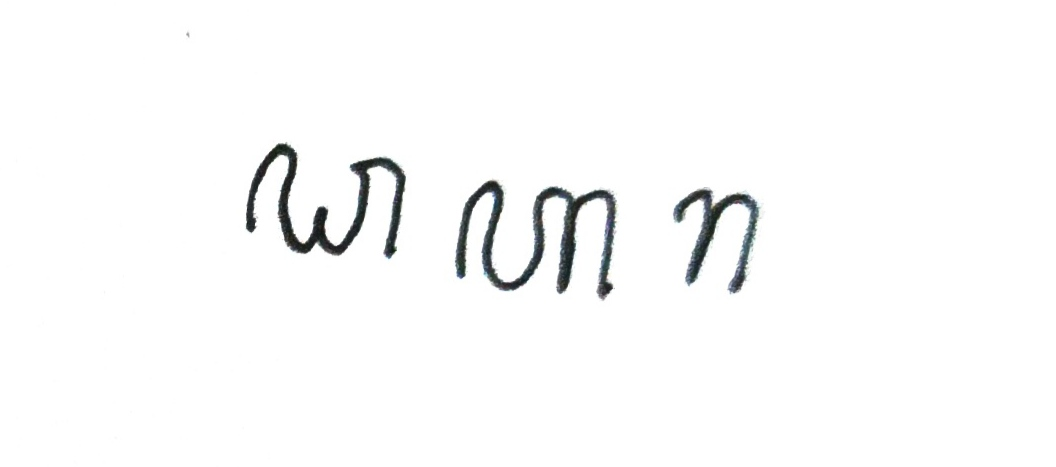
#> input picture Javanese Script/predict_test/dhahara.jpg, 1056 x 467 px, found by its file name
$ jupyter execute --allow-errors Javanese_Script_Augmentation.ipynb   (shell and % lines are left out)
#> lines starting #> are read from the running program, lines starting #| are printed output that depends on the picture; after the words box and inside, x2 and y2 are one past the last pixel; in counts of white or black regions, pixels touching at a corner belong together
[cell 1]
from tensorflow.keras.models import Sequential, load_model
from tensorflow.keras.layers import Conv2D, MaxPooling2D, Flatten, Dense, Activation, Dropout
from tensorflow.keras.preprocessing.image import ImageDataGenerator
from tensorflow.keras.preprocessing import image as img_
from tensorflow.keras.metrics import categorical_accuracy
from tensorflow.keras.callbacks import ModelCheckpoint, EarlyStopping

import matplotlib.pyplot as plt
import cv2
import seaborn as sns
import numpy as np
import os

# Hanya untuk Jupyter Notebook
# %matplotlib inline

[cell 2]
import os
import zipfile
import requests
from io import BytesIO
from tensorflow.keras.preprocessing.image import ImageDataGenerator

# URL file ZIP GitHub
zip_url = "https://github.com/C4AnN/Javanese-Script-Augmentation/archive/refs/heads/main.zip"

# Nama folder hasil ekstrak
extract_to = "Javanese_Script"

# Unduh ZIP dari GitHub
print("Mengunduh data dari GitHub...")
#> (the rest of this cell did not finish here and is left out)

[cell 3]
def switch_dict_key_values(this_dict):
  return dict((v,k) for k,v in this_dict.items())

#> (the rest of this cell did not finish here and is left out)

## **Created CNN Model Architecture**

[cell 4]
from tensorflow.keras.models import Sequential, load_model
from tensorflow.keras.layers import Conv2D, MaxPooling2D, Flatten, Dense, Activation, Dropout
from tensorflow.keras.preprocessing.image import ImageDataGenerator
from tensorflow.keras.preprocessing import image as img_
from tensorflow.keras.metrics import categorical_accuracy
from tensorflow.keras.callbacks import ModelCheckpoint, EarlyStopping

#> (a cell that did not finish here is left out)

#> (a cell that did not finish here is left out)

[cell 7]
plt.figure(figsize=(12, 8))

plt.subplot(2, 2, 1)
#> (the rest of this cell did not finish here and is left out)

#> (a cell that did not finish here is left out)

#> (a cell that did not finish here is left out)

[cell 10]
def sort_contours(cnts, method="left-to-right"):
    reverse = False
    i = 0
    if method == "right-to-left" or method == "bottom-to-top":
        reverse = True
    if method == "top-to-bottom" or method == "bottom-to-top":
        i = 1
    boundingBoxes = [cv2.boundingRect(c) for c in cnts]
    (cnts, boundingBoxes) = zip(*sorted(zip(cnts, boundingBoxes),
    key=lambda b:b[1][i], reverse=reverse))
    # return the list of sorted contours and bounding boxes
    return (cnts, boundingBoxes)


def get_letters(img):
#> called with img = 'Javanese_Script/predict_test/dhahara.jpg'
    letters = []
    image = cv2.imread(img)
#> image is the input picture: shape (467, 1056, 3); mean B, G, R 250, 249.9, 249.7
    gray = cv2.cvtColor(image, cv2.COLOR_BGR2GRAY)
    ret,thresh1 = cv2.threshold(gray ,127,255,cv2.THRESH_BINARY_INV)
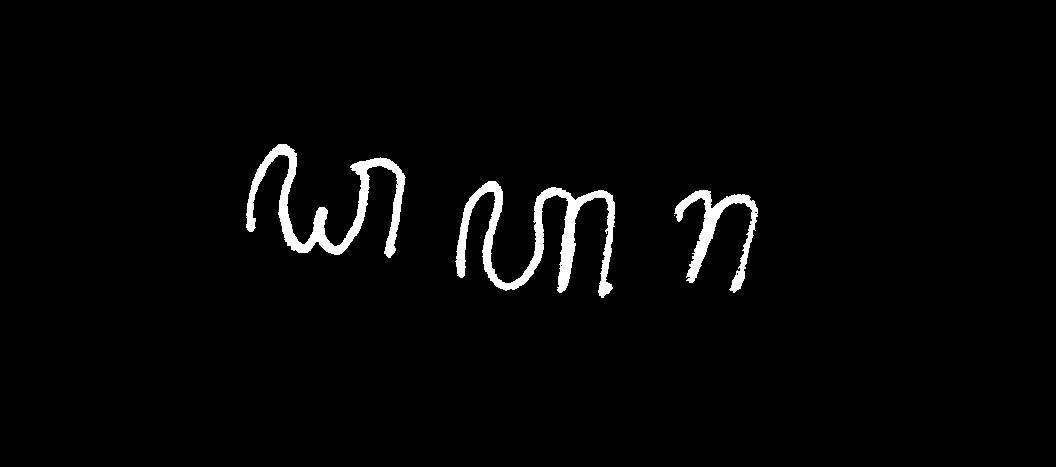
#> thresh1: shape (467, 1056); 2.4% white; 4 white regions (1 under 20 px), largest, box (x1, y1, x2, y2) and area: (455, 181, 615, 298) 4962, (246, 144, 406, 258) 4368, (674, 190, 758, 293) 2301
    dilated = cv2.dilate(thresh1, None, iterations=2)
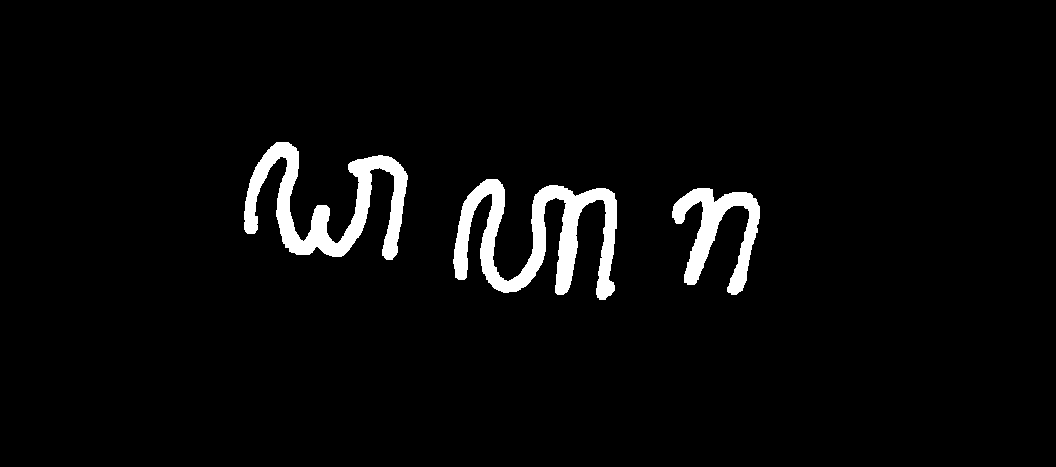
#> dilated: shape (467, 1056); 3.8% white; 3 white regions

    cnts = cv2.findContours(dilated.copy(), cv2.RETR_EXTERNAL,cv2.CHAIN_APPROX_SIMPLE)
#> cnts = 3 contours; box (x1, y1, x2, y2) and area: (453, 179, 617, 300) 7386, (244, 142, 408, 260) 6460, (672, 188, 760, 295) 3528
    cnts = imutils.grab_contours(cnts)
    cnts = sort_contours(cnts, method="left-to-right")[0]
#> in sort_contours, `boundingBoxes = [cv2.boundingRect(c) for c in cnts]`: boundingBoxes = [(672, 188, 88, 107), (453, 179, 164, 121), (244, 142, 164, 118)]
#> in sort_contours, `(cnts, boundingBoxes) = zip(*sorted(zip(cnts, boundingBoxes), key=lamb..`: boundingBoxes = ((244, 142, 164, 118), (453, 179, 164, 121), (672, 188, 88, 107))
    # loop over the contours
    for c in cnts:
        count = 1
        pad = 0.1
        if cv2.contourArea(c) > 10:
            (x, y, w, h) = cv2.boundingRect(c)
#             cv2.rectangle(box_img, (x, y), (x + w, y + h), (255, 0, 0), 2)
        roi = image[y:y + h, x:x + w]
        bordersize = int(0.1*x)
        roi = cv2.copyMakeBorder(
            roi,
            top=bordersize,
            bottom=bordersize,
            left=bordersize,
            right=bordersize,
            borderType=cv2.BORDER_CONSTANT,
            value = [255,255,255]
        )
        thresh = cv2.resize(roi, (64, 64))
        img = img_.img_to_array(thresh)
        img = np.expand_dims(img, axis = 0)

        test_gen = ImageDataGenerator(
            rescale = 1./255
        )

        image_gen = test_gen.flow(img)

        ypred = model.predict(image_gen)
        ypred = np.argmax(ypred,axis=1)
        [x] = ypred
        letters.append(str(classes_name[x]))

        cv2.putText(img=roi, text=str(classes_name[x]), org=(0, int(roi.shape[1]*0.1)), fontFace=cv2.FONT_HERSHEY_TRIPLEX, fontScale=1, color=(255, 0, 0))
        plt.figure()
        plt.imshow(roi)
#> this loop made 1 pass
#> (count, pad, y, w, h, bordersize) on pass 1: (1, 0.1, 142, 164, 118, 24)
#> pass 1, in get_letters, `roi = image[y:y + h, x:x + w]`:
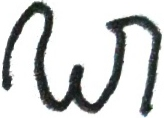
#> roi: shape (118, 164, 3); mean B, G, R 205.6, 205.7, 204.2
#> pass 1, in get_letters, `roi = cv2.copyMakeBorder( roi, top=bordersize, bottom=bordersize, left..`:
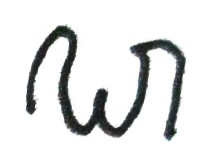
#> roi: shape (166, 212, 3); mean B, G, R 227.8, 227.9, 227.1
#> pass 1, in get_letters, `thresh = cv2.resize(roi, (64, 64))`:
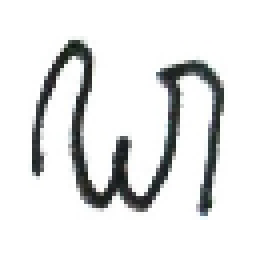
#> thresh: shape (64, 64, 3) (shown 4 times larger); mean B, G, R 227.8, 227.9, 227
#> after the loop, letters = []

    return letters, image

def get_word(letter):
    word = "".join(letter)
    return word
